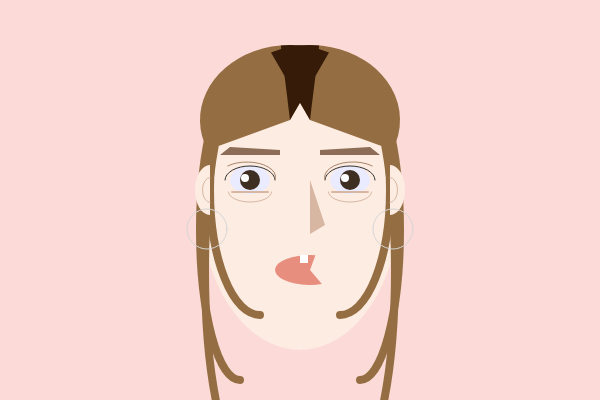
Frame 1 (no input)
Frame 60 (no input): identical to frame 1, image omitted
Frame 120 (the mouse pressed at the canvas centre since frame 60): identical to frame 1, image omitted

The p5.js sketch that drew this single still picture (run headless with seeded random() and noise() and a simulated clock; from frame 60 on, the mouse is pressed at the canvas centre):

// p5.js sketch
// ── sketch.js
function setup() {
  createCanvas(600, 400);
}

function draw() {
  background(252, 218, 215);
  
  noStroke();
  strokeWeight(1);
  fill('#fdece2');
  ellipse(300, 200, 200, 300);
  
  fill('#ebebff');
  ellipse(250, 180, 40, 28);
  ellipse(350, 180, 40, 28);
  
  fill('#3f2e22');
  circle(250, 180, 20);
  circle(350, 180, 20);
  
  fill(255);
  circle(345, 178, 8);
  circle(245, 178, 8);
  
  stroke(50);
  noFill();
  arc(250, 180, 50, 28, radians(180), radians(0));
  arc(350, 180, 50, 28, radians(180), radians(0));
  
  stroke('#a9836a');
  arc(247, 177, 57, 30, radians(210), radians(5));
  arc(353, 177, 57, 30, radians(175), radians(330));
  
  noStroke();
  fill('#d7b7a2');
  triangle(310, 180, 310, 234, 325, 225);
  
  fill('#8d6d58');
  quad(230, 147, 280, 150, 280, 155, 220, 155);
  quad(370, 147, 320, 150, 320, 155, 380, 155);
  
  fill('#e78e7e');
  arc(310, 270, 70, 30, radians(50), radians(290));
  
  fill(255);
  square(300, 255, 8);
  
  strokeWeight(8);
  noFill();
  stroke('#946e42'); 
  arc(260, 190, 100, 250, radians(90), radians(270));
  arc(250, 270, 90, 400, radians(90), radians(270));
  arc(240, 230, 80, 300, radians(90), radians(270));
  arc(340, 190, 100, 250, radians(270), radians(450));
  arc(350, 270, 90, 400, radians(270), radians(450));
  arc(360, 230, 80, 300, radians(270), radians(450));
  
  fill('#946e42');
  noStroke();
  arc(290, 120, 180, 150, radians(160), radians(300));
  arc(310, 120, 180, 150, radians(240), radians(380));
  fill('#361c08');
  arc(290, 120, 180, 150, radians(263), radians(300));
  arc(310, 120, 180, 150, radians(240), radians(277));
  
  fill('#fdece2');
  noStroke();
  arc(210, 190, 30, 50, radians(90), radians(270));
  arc(390, 190, 30, 50, radians(270), radians(450));
  
  noFill();
  stroke('#d6d6d6');
  strokeWeight(1);
  circle(207, 229, 40);
  circle(393, 229, 40);
  
  stroke('#d7b7a2');
  arc(210, 190, 15, 25, radians(90), radians(270));
  arc(390, 190, 15, 25, radians(270), radians(450));
  
  stroke('#d7b7a2');
  strokeWeight(2);
  line(232, 192, 268, 192);
  line(368, 192, 332, 192);
  strokeWeight(1);
  arc(250, 192, 43, 20, radians(0), radians(180));
  arc(350, 192, 43, 20, radians(0), radians(180));
}
